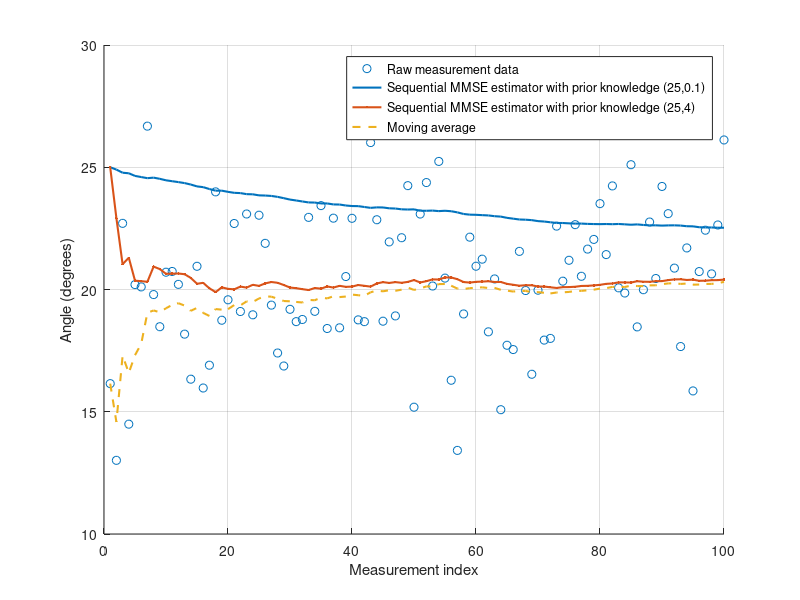

MATLAB code to generate this figure:
clear all;
close all;
clc;

% Define noise statistics
noise_mean = 0;
noise_var = 9;

%% Task 1.1 Load the data
encoder_x = load('encoder.mat').encoder;
n_measurements_setup1=length(encoder_x); %full measurement
n_measurements_setup2=3; %first 3 measurement

%% Task 1.2 Compute the mean
mean_data_full=mean(encoder_x);
mean_data_setup2=mean(encoder_x(1:n_measurements_setup2));

%% Task 1.3 Compute the truncated mean
% Define prior distribution
prior_min = 21;
prior_max = 30;

% Data truncation
encoder_x_truncated=encoder_x;
encoder_x_truncated(encoder_x_truncated>prior_max)=prior_max;
encoder_x_truncated(encoder_x_truncated<prior_min)=prior_min;

% Mean value for the truncated data
mean_data_truncated_full=mean(encoder_x_truncated);
mean_data_truncated_setup2=mean(encoder_x_truncated(1:5));

%% Task 1.4 MMSE estimation with uniform prior
fun1 = @(x) (x/sqrt(2*pi*(noise_var)/n_measurements_setup1)).*exp(-n_measurements_setup1/(2*noise_var)*(x-sum(encoder_x)/n_measurements_setup1).^2);
fun2 = @(x) (1/sqrt(2*pi*(noise_var)/n_measurements_setup1)).*exp(-n_measurements_setup1/(2*noise_var)*(x-sum(encoder_x)/n_measurements_setup1).^2);
mmse_estimation_uniprior_full = integral(fun1,prior_min,prior_max)/integral(fun2,prior_min,prior_max);

fun1 = @(x) (x/sqrt(2*pi*(noise_var)/n_measurements_setup2)).*exp(-n_measurements_setup2/(2*noise_var)*(x-sum(encoder_x(1:n_measurements_setup2))/n_measurements_setup2).^2);
fun2 = @(x) (1/sqrt(2*pi*(noise_var)/n_measurements_setup2)).*exp(-n_measurements_setup2/(2*noise_var)*(x-sum(encoder_x(1:n_measurements_setup2))/n_measurements_setup2).^2);
mmse_estimation_uniprior_setup2 = integral(fun1,prior_min,prior_max)/integral(fun2,prior_min,prior_max);

%% Task 1.5 MMSE estimation with Gaussian prior
prior_mean = 25;
prior_var = 2;
data = (prior_var/(prior_var + noise_var/n_measurements_setup1))*sum(encoder_x)/n_measurements_setup1;
prior = (noise_var/n_measurements_setup1/(prior_var + noise_var/n_measurements_setup1))*prior_mean;
mmse_estimation_Gauprior_full = data + prior;

data = (prior_var/(prior_var + noise_var/n_measurements_setup2))*sum(encoder_x(1:n_measurements_setup2))/n_measurements_setup2;
prior = (noise_var/n_measurements_setup2/(prior_var + noise_var/n_measurements_setup2))*prior_mean;
mmse_estimation_Gauprior_setup2 = data + prior;


%% Task 2 Sequential MMSE estimation with Gaussian prior
prior_mean = 25;
prior_var_1 = 0.1;
prior_var_2 = 4;

mmse_estimation_Gauprior_seq=zeros(length(encoder_x),1);
mmse_estimation_Gauprior_seq(1)=prior_mean;
mmse_estimation_Gauprior_seq2=zeros(length(encoder_x),1);
mmse_estimation_Gauprior_seq2(1)=prior_mean;
moving_average=zeros(length(encoder_x),1);
moving_average(1)=encoder_x(1);

for i=1:n_measurements_setup1-1
    mmse_estimation_Gauprior_seq(i+1)=mmse_estimation_Gauprior_seq(i)+prior_var_1/((i+1)*prior_var_1+noise_var)*(encoder_x(i)-mmse_estimation_Gauprior_seq(i));
    mmse_estimation_Gauprior_seq2(i+1)=mmse_estimation_Gauprior_seq2(i)+prior_var_2/((i+1)*prior_var_2+noise_var)*(encoder_x(i)-mmse_estimation_Gauprior_seq2(i));
    moving_average(i+1)=mean(encoder_x(1:i+1));
end

% Plot measured angles and MMSE estimators
figure;
hold on;
scatter(1:n_measurements_setup1, encoder_x)
plot(1:n_measurements_setup1, mmse_estimation_Gauprior_seq, '-', 'LineWidth', 1.5, 'MarkerSize', 6);
plot(1:n_measurements_setup1, mmse_estimation_Gauprior_seq2, '.-', 'LineWidth', 1.5, 'MarkerSize', 6);
plot(1:n_measurements_setup1, moving_average, '--', 'LineWidth', 1.5, 'MarkerSize', 6);
grid on
xlabel('Measurement index');
ylabel('Angle (degrees)');
legend('Raw measurement data','Sequential MMSE estimator with prior knowledge (25,0.1)', 'Sequential MMSE estimator with prior knowledge (25,4)','Moving average');

